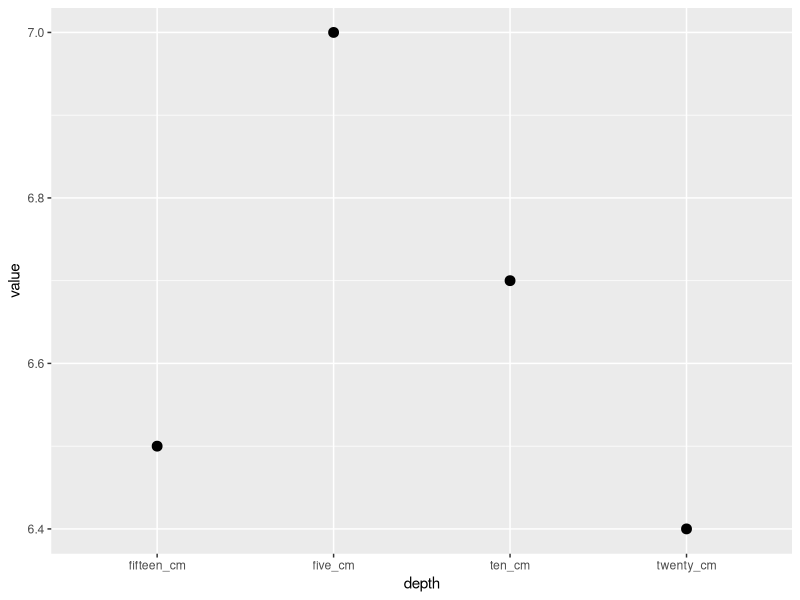
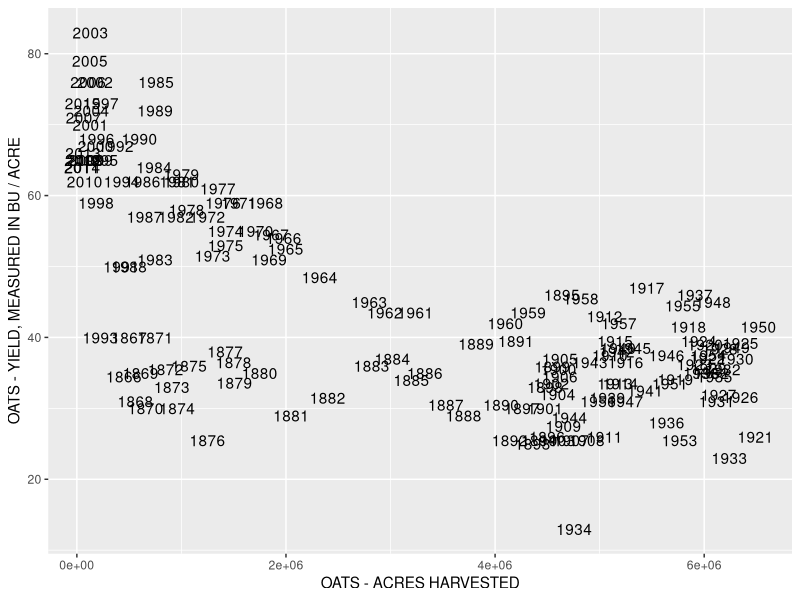

These figures' R source, in order:
## ---- include=FALSE------------------------------------------------------
library(tidyverse)

## ---- echo=FALSE---------------------------------------------------------
df<-data.frame(property=c("pH", "NO3", "clay", "silt", "sand"),
                    five_cm = c(7, 35, 20, 20, 60),
                    ten_cm = c(6.7, 22, 20, 20, 60),
                    fifteen_cm = c(6.5, 20, 20, 20, 60),
                    twenty_cm = c(6.4, 18, 20, 20, 60),
                   stringsAsFactors=FALSE)

soil<-as_tibble(df)
soil

## ---- echo=FALSE---------------------------------------------------------
soil

## ---- echo=FALSE---------------------------------------------------------
soil

## ------------------------------------------------------------------------
tidy_soil<-gather(soil, five_cm, ten_cm, fifteen_cm, twenty_cm, 
                  key=depth, value=value)
tidy_soil

## ------------------------------------------------------------------------
filter(tidy_soil, property == "pH")%>%
ggplot(aes(x=depth, y=value))+
  geom_point(size=3)

## ---- echo=FALSE, include=FALSE------------------------------------------
crops<-read_csv("data/NASS-Iowa.csv")

## ---- echo=FALSE---------------------------------------------------------
oats<-(crops[crops$Commodity == "OATS", c(2, 16, 17, 20)])  
head(oats)

## ------------------------------------------------------------------------
spread(oats, key = `Data Item`, value = Value)

## ------------------------------------------------------------------------
spread(oats, key = `Data Item`, value = Value)%>%
ggplot(aes(y=`OATS - YIELD, MEASURED IN BU / ACRE`,
           x = `OATS - ACRES HARVESTED`, label = Year))+
        geom_text()

## ---- echo=FALSE---------------------------------------------------------
biomass<-data.frame(trt = c("0", "100", "130", "150"),
               block = c("A", "A", "A", "A"),
                    part=c("leaf", "stem", "fruit", "root"),
                    may = c(5.5, 5.7, 0, 12.0),
                    june = c(7.5, 6.7, 2.0, 14.0),
                    july = c(12.5, 7.7, 8.2, 22.5),
                    august = c(12.5, 7.7, 8.8, 22.0),
                   stringsAsFactors=FALSE)

biomass<-as_tibble(biomass)
biomass


## ------------------------------------------------------------------------
gather(biomass, may, june, july, august, key = month, value = g_m2)

## ---- echo=FALSE---------------------------------------------------------
biomass_tidy<-gather(biomass, may, june, july, august, key = month, value = g_m2)

## ------------------------------------------------------------------------
spread(biomass_tidy, key = part, value = g_m2)

